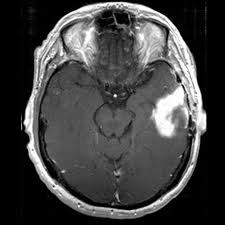
#> input picture MR_image/Training/Benign/10.jpg, 225 x 225 px, given as the content of the folder /content/drive/MyDrive/MR_image/Training/normal, which was not available
$ jupyter execute --allow-errors PROJECT_MRI_Brain_Tumor_Classification.ipynb   (shell and % lines are left out)   (text cells are left out)
#> lines starting #> are read from the running program, lines starting #| are printed output that depends on the picture; pictures that were not available may be replaced by others from this repository, and a replacement may not be noted
[cell 1]
import numpy as np
import pandas as pd
import seaborn as sn
import pywt
import os
import matplotlib.pyplot as plt
from sklearn import svm
from sklearn.model_selection import train_test_split
from sklearn.metrics import classification_report,accuracy_score,confusion_matrix

[cell 2]
from google.colab import drive
drive.mount('/content/drive')

[cell 3]
#load the dataset
train_path = os.listdir('/content/drive/MyDrive/MR_image/Training/')
classes = {'normal':0, 'Malignant':1, 'Benign':2}

[cell 4]
#resizing them to a dimension of 200x200
#appending them to two lists X (image) and Y (class)

import cv2
X = []
Y = []
for cls in classes:
    pth = '/content/drive/MyDrive/MR_image/Training/'+cls
    for j in os.listdir(pth):
        img = cv2.imread(pth+'/'+j, 0)
#> img is the input picture: shape (225, 225); min 0, max 255, mean 66.8
        img = cv2.resize(img, (200,200))
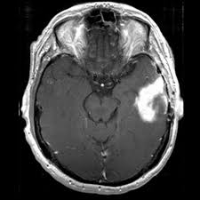
#> img: shape (200, 200); min 0, max 255, mean 66.7
        X.append(img)
        Y.append(classes[cls])
#> pass 2 of the loop `for cls in classes:`:
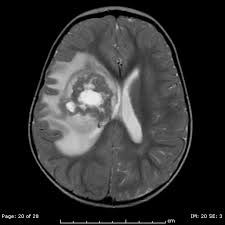
#> input picture MR_image/Training/Malignant/1Perfect.jpg, 225 x 225 px, found by its file name
#> img is the input picture: shape (225, 225); min 0, max 241, mean 49.9
#> `img = cv2.resize(img, (200,200))`:
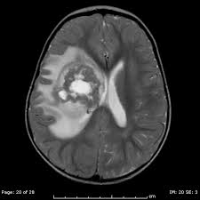
#> img: shape (200, 200); min 0, max 237, mean 49.8

[cell 5]
##converting X and Y into NumPy arrays
#reshaping the X array by setting the dimension
X = np.array(X)
Y = np.array(Y)
X_updated = X.reshape(len(X), -1)
np.unique(Y)

[cell 6]
pd.Series(Y).value_counts()

[cell 7]
X.shape, X_updated.shape
#> Out = ((5, 200, 200), (5, 40000))

[cell 8]
plt.imshow(X[0], cmap='gray')

[cell 9]
#reshaping the array X into 2D array with len(X) rows and an unspecified number of columns

X_updated = X.reshape(len(X), -1)
X_updated.shape
#> Out = (5, 40000)

[cell 10]
# Perform 2D discret wavelet on each image
import pywt
X_dwt = []
for i in range(len(X)):
    coeffs = pywt.dwt2(X[i], 'haar')
    LL, (LH, HL, HH) = coeffs
    X_dwt.append(np.concatenate((LL.flatten(), LH.flatten(), HL.flatten(), HH.flatten())))
#> this loop made 5 passes
#> pass 1, `LL, (LH, HL, HH) = coeffs`:
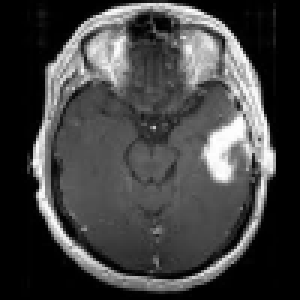
#> LL: shape (100, 100) float64 (shown 3 times larger); min 0, max 509, mean 133.3; drawn with min black and max white
#> pass 1, `LL, (LH, HL, HH) = coeffs`:
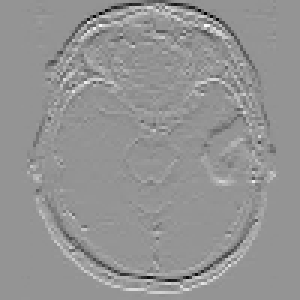
#> LH: shape (100, 100) float64 (shown 3 times larger); min -151, max 109, mean 0; drawn with min black and max white
#> pass 1, `LL, (LH, HL, HH) = coeffs`:
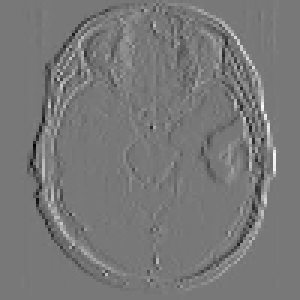
#> HL: shape (100, 100) float64 (shown 3 times larger); min -147.5, max 164.5, mean 0; drawn with min black and max white
#> pass 1, `LL, (LH, HL, HH) = coeffs`:
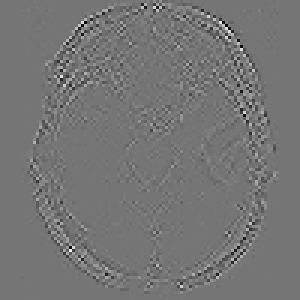
#> HH: shape (100, 100) float64 (shown 3 times larger); min -53, max 62, mean 0; drawn with min black and max white
#> after the loop:
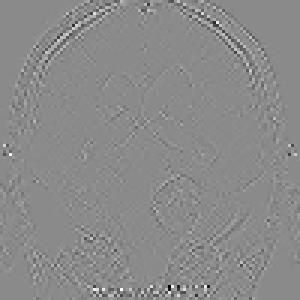
#> HH: shape (100, 100) float64 (shown 3 times larger); min -89, max 74.5, mean 0; drawn with min black and max white
#> after the loop:
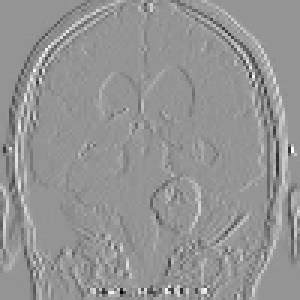
#> HL: shape (100, 100) float64 (shown 3 times larger); min -167.5, max 120, mean 0; drawn with min black and max white
#> after the loop:
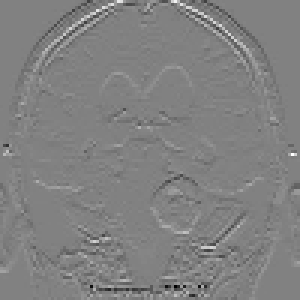
#> LH: shape (100, 100) float64 (shown 3 times larger); min -181.5, max 176, mean -0.2; drawn with min black and max white
#> after the loop:
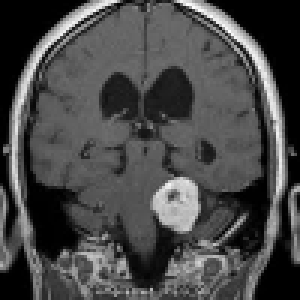
#> LL: shape (100, 100) float64 (shown 3 times larger); min 0, max 468.5, mean 134; drawn with min black and max white

X_dwt = np.array(X_dwt)

[cell 11]
xtrain, xtest, ytrain, ytest = train_test_split(X_dwt, Y, random_state=10,
                                               test_size=.20)

[cell 12]
xtrain.shape, xtest.shape
#> Out = ((4, 40000), (1, 40000))

[cell 13]
#scaling the feature to avoid overfitting
print(xtrain.max(), xtrain.min())
print(xtest.max(), xtest.min())
xtrain = (xtrain - xtrain.min())/(xtrain.max() - xtrain.min())
xtest = (xtest - xtest.min())/(xtest.max() - xtest.min())
print(xtrain.max(), xtrain.min())
print(xtest.max(), xtest.min())

[cell 14]
from sklearn.decomposition import PCA

[cell 15]
print(xtrain.shape, xtest.shape)
#| (4, 40000) (1, 40000)
Principal_component_analysis = PCA(.90)
pca_train = Principal_component_analysis.fit_transform(xtrain)
pca_test = Principal_component_analysis.transform(xtest)
#pca_train = xtrain
#pca_test = xtest

[cell 16]
print(pca_train.shape, pca_test.shape)
#| (4, 3) (1, 3)
print(Principal_component_analysis.n_components_)
#> (the rest of this cell did not finish here and is left out)

[cell 17]
#create the logestic regression model
from sklearn.linear_model import LogisticRegression
lr = LogisticRegression(C=0.1)
lr.fit(xtrain, ytrain)

import warnings
warnings.filterwarnings('ignore')

[cell 18]
print("Training Score:", lr.score(xtrain, ytrain))
print("Testing Score:", lr.score(xtest, ytest))

[cell 19]
#create the SVM model using Linear model
L_model = svm.SVC( )
L_model.fit(pca_train, ytrain)

[cell 20]
print("Training Score:", L_model.score(pca_train, ytrain))
print("Testing Score:", L_model.score(pca_test, ytest))

[cell 21]
#create the SVM model using HPOL kernel
from sklearn.svm import SVC
HPOL = SVC(kernel = 'poly', degree = 4)
HPOL.fit(pca_train, ytrain)

[cell 22]
print("Training Score:", HPOL.score(pca_train, ytrain))
print("Testing Score:", HPOL.score(pca_test, ytest))

[cell 23]
#IPOL kernel SVM model training
IPOL_model = svm.SVC(kernel='poly', degree = 4, gamma =0.01,  coef0 = 1.0, tol = 0.001)
IPOL_model.fit(pca_train, ytrain)

[cell 24]
print("Training Score:", IPOL_model.score(pca_train, ytrain))
print("Testing Score:", IPOL_model.score(pca_test, ytest))

[cell 25]
#RBF model training
from sklearn.svm import SVC
RBF_model = SVC(kernel='rbf', gamma =0.01, degree = 4 )
RBF_model.fit(pca_train, ytrain)

[cell 26]
print("Training Score:", RBF_model.score(pca_train, ytrain))
print("Testing Score:", RBF_model.score(pca_test, ytest))

[cell 27]
#Evaluating Performance on different types of models
model = { "log_regr":LogisticRegression(C=0.1),
         "HPoL":SVC(kernel = 'poly', degree = 4),
        "IPoL":SVC(kernel='poly', degree = 4, gamma =0.01,  coef0 = 1.0, tol = 0.001),
         "GRB":SVC(kernel = 'rbf', gamma=0.01,degree = 4),
         "Linear":SVC()

}

results = {}
for algo in model:
    clf = model[algo]
    clf.fit(pca_train,ytrain)
    score = clf.score(pca_test,ytest)
   # print ("%s : %s " %(algo, score))
    results[algo] = score
#> `img1 = cv2.resize(img, (4,4))`: img1 = [[3, 127, 162, 4], [1, 73, 50, 229], [0, 83, 86, 248], [0, 6, 55, 0]]
print (results)

[cell 28]
#the best model are
X_pred = IPOL_model.predict(pca_test)
misclassified=np.where(ytest!=X_pred)
misclassified

[cell 29]
dec = {0:'Malignant',1:'normal', 2:'Benign'}

[cell 30]
plt.figure(figsize=(12,8))
p = os.listdir('/content/drive/MyDrive/MR_image/Testing')
c=1
file_pat = '/content/drive/MyDrive/MR_image/Testing/normal/'
#> (the rest of this cell did not finish here and is left out)
